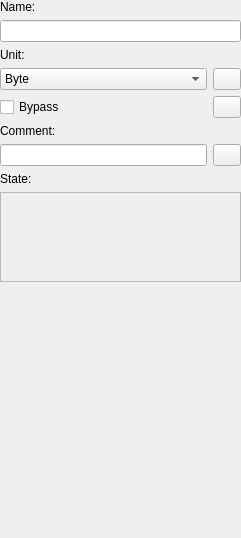
<?xml version="1.0" encoding="UTF-8"?>
<ui version="4.0">
 <class>FormSizeNode</class>
 <widget class="QWidget" name="FormSizeNode">
  <property name="geometry">
   <rect>
    <x>0</x>
    <y>0</y>
    <width>241</width>
    <height>538</height>
   </rect>
  </property>
  <property name="windowTitle">
   <string>Form</string>
  </property>
  <layout class="QVBoxLayout" name="verticalLayout">
   <property name="leftMargin">
    <number>0</number>
   </property>
   <property name="topMargin">
    <number>0</number>
   </property>
   <property name="rightMargin">
    <number>0</number>
   </property>
   <property name="bottomMargin">
    <number>0</number>
   </property>
   <item>
    <widget class="QLabel" name="labelName_">
     <property name="text">
      <string>Name:</string>
     </property>
    </widget>
   </item>
   <item>
    <widget class="QLineEdit" name="lineEditName_">
     <property name="maxLength">
      <number>32</number>
     </property>
    </widget>
   </item>
   <item>
    <widget class="QLabel" name="labelUnit_">
     <property name="text">
      <string>Unit:</string>
     </property>
    </widget>
   </item>
   <item>
    <layout class="QHBoxLayout" name="horizontalLayout_5">
     <item>
      <widget class="QComboBox" name="comboBoxUnit_">
       <item>
        <property name="text">
         <string>Byte</string>
        </property>
       </item>
       <item>
        <property name="text">
         <string>Kilobyte</string>
        </property>
       </item>
       <item>
        <property name="text">
         <string>Megabyte</string>
        </property>
       </item>
      </widget>
     </item>
     <item>
      <widget class="QPushButton" name="pushBtnResetUnit_">
       <property name="enabled">
        <bool>true</bool>
       </property>
       <property name="minimumSize">
        <size>
         <width>28</width>
         <height>22</height>
        </size>
       </property>
       <property name="maximumSize">
        <size>
         <width>28</width>
         <height>22</height>
        </size>
       </property>
       <property name="toolTip">
        <string>Reset value</string>
       </property>
       <property name="text">
        <string/>
       </property>
       <property name="icon">
        <iconset resource="../../res.qrc">
         <normaloff>:/res_images/images/reset_value.png</normaloff>:/res_images/images/reset_value.png</iconset>
       </property>
      </widget>
     </item>
    </layout>
   </item>
   <item>
    <layout class="QHBoxLayout" name="horizontalLayout_6">
     <item>
      <widget class="QCheckBox" name="checkBoxBypass_">
       <property name="text">
        <string>Bypass</string>
       </property>
      </widget>
     </item>
     <item>
      <widget class="QPushButton" name="pushBtnResetBypass_">
       <property name="enabled">
        <bool>true</bool>
       </property>
       <property name="minimumSize">
        <size>
         <width>28</width>
         <height>22</height>
        </size>
       </property>
       <property name="maximumSize">
        <size>
         <width>28</width>
         <height>22</height>
        </size>
       </property>
       <property name="toolTip">
        <string>Reset value</string>
       </property>
       <property name="text">
        <string/>
       </property>
       <property name="icon">
        <iconset resource="../../res.qrc">
         <normaloff>:/res_images/images/reset_value.png</normaloff>:/res_images/images/reset_value.png</iconset>
       </property>
      </widget>
     </item>
    </layout>
   </item>
   <item>
    <widget class="QLabel" name="labelComment_">
     <property name="text">
      <string>Comment:</string>
     </property>
    </widget>
   </item>
   <item>
    <layout class="QHBoxLayout" name="horizontalLayout_8">
     <item>
      <widget class="QLineEdit" name="lineEditComment_">
       <property name="maxLength">
        <number>64</number>
       </property>
      </widget>
     </item>
     <item>
      <widget class="QPushButton" name="pushBtnResetComment_">
       <property name="enabled">
        <bool>true</bool>
       </property>
       <property name="minimumSize">
        <size>
         <width>28</width>
         <height>22</height>
        </size>
       </property>
       <property name="maximumSize">
        <size>
         <width>28</width>
         <height>22</height>
        </size>
       </property>
       <property name="toolTip">
        <string>Reset value</string>
       </property>
       <property name="text">
        <string/>
       </property>
       <property name="icon">
        <iconset resource="../../res.qrc">
         <normaloff>:/res_images/images/reset_value.png</normaloff>:/res_images/images/reset_value.png</iconset>
       </property>
      </widget>
     </item>
    </layout>
   </item>
   <item>
    <widget class="QLabel" name="labelState_">
     <property name="text">
      <string>State:</string>
     </property>
    </widget>
   </item>
   <item>
    <widget class="QPlainTextEdit" name="plainTextEditState_">
     <property name="minimumSize">
      <size>
       <width>0</width>
       <height>90</height>
      </size>
     </property>
     <property name="maximumSize">
      <size>
       <width>16777215</width>
       <height>90</height>
      </size>
     </property>
     <property name="palette">
      <palette>
       <active>
        <colorrole role="Base">
         <brush brushstyle="SolidPattern">
          <color alpha="0">
           <red>255</red>
           <green>255</green>
           <blue>255</blue>
          </color>
         </brush>
        </colorrole>
       </active>
       <inactive>
        <colorrole role="Base">
         <brush brushstyle="SolidPattern">
          <color alpha="0">
           <red>255</red>
           <green>255</green>
           <blue>255</blue>
          </color>
         </brush>
        </colorrole>
       </inactive>
       <disabled/>
      </palette>
     </property>
     <property name="readOnly">
      <bool>true</bool>
     </property>
    </widget>
   </item>
   <item>
    <spacer name="verticalSpacer">
     <property name="orientation">
      <enum>Qt::Vertical</enum>
     </property>
     <property name="sizeHint" stdset="0">
      <size>
       <width>20</width>
       <height>261</height>
      </size>
     </property>
    </spacer>
   </item>
  </layout>
 </widget>
 <resources>
  <include location="../../res.qrc"/>
 </resources>
 <connections/>
</ui>
